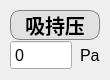
     <widget class="QFrame" name="frame_3">
      <property name="geometry">
       <rect>
        <x>10</x>
        <y>300</y>
        <width>110</width>
        <height>80</height>
       </rect>
      </property>
      <property name="frameShape">
       <enum>QFrame::NoFrame</enum>
      </property>
      <widget class="QLabel" name="label_41">
       <property name="geometry">
        <rect>
         <x>80</x>
         <y>40</y>
         <width>20</width>
         <height>30</height>
        </rect>
       </property>
       <property name="font">
        <font>
         <pointsize>12</pointsize>
        </font>
       </property>
       <property name="text">
        <string>Pa</string>
       </property>
      </widget>
      <widget class="QPushButton" name="BTN_ADJ_HOLD_P">
       <property name="geometry">
        <rect>
         <x>10</x>
         <y>10</y>
         <width>90</width>
         <height>30</height>
        </rect>
       </property>
       <property name="font">
        <font>
         <family>华文楷体</family>
         <pointsize>15</pointsize>
         <italic>false</italic>
         <bold>true</bold>
        </font>
       </property>
       <property name="cursor">
        <cursorShape>OpenHandCursor</cursorShape>
       </property>
       <property name="focusPolicy">
        <enum>Qt::NoFocus</enum>
       </property>
       <property name="styleSheet">
        <string notr="true">QPushButton {
	border: 1px solid gray;
	border-radius: 10px;
    background-color: rgb(225, 225, 225);
	font-family: 华文楷体;
	font-size: 15pt;
	color: black;
	font: bold;
}
QPushButton:checked {
	border: 1px solid #3a8ee6;
	border-radius: 10px;
    background-color: rgba(0, 255, 50, 0.5);
	font-family: 华文楷体;
	font-size: 15pt;
	color: black;
	font: bold;
}</string>
       </property>
       <property name="text">
        <string>吸持压</string>
       </property>
       <property name="checkable">
        <bool>true</bool>
       </property>
      </widget>
      <widget class="QDoubleSpinBox" name="EDIT_HOLD_P">
       <property name="geometry">
        <rect>
         <x>10</x>
         <y>40</y>
         <width>62</width>
         <height>30</height>
        </rect>
       </property>
       <property name="font">
        <font>
         <pointsize>12</pointsize>
        </font>
       </property>
       <property name="focusPolicy">
        <enum>Qt::ClickFocus</enum>
       </property>
       <property name="buttonSymbols">
        <enum>QAbstractSpinBox::NoButtons</enum>
       </property>
       <property name="decimals">
        <number>0</number>
       </property>
       <property name="minimum">
        <double>-10000.000000000000000</double>
       </property>
       <property name="maximum">
        <double>20000.000000000000000</double>
       </property>
       <property name="singleStep">
        <double>100.000000000000000</double>
       </property>
       <property name="value">
        <double>0.000000000000000</double>
       </property>
      </widget>
     </widget>
